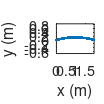

Here is the MATLAB script that generated this plot:
%% Example of Matlab Live Script
% Here, let us illustrate how a live script works. A live script provides for 
% a level of interaction that a regular script does not.
% Equation of projectile motion
% Let us assume that the x-axis is the horizontal ground and the y axis points 
% upwards. We have a projectile, with initial position $(x_{0},y_{0})=(0,0)$ and 
% with initial speed of V and an initial angle (relative to the ground) of $\theta$. 
% The horizontal and vertical position of the projectile are given by (assuming 
% no air resistance)
% 
% $$x(t) = V\cos(\theta)\;t$$
% 
% $$y(t)=V\sin(\theta)\; t -\frac{1}{2}gt^{2}$$
% 
% where g is the gravitational acceleration. Therefore, the trajectory is controlled 
% by the initial speed and the launch angle.
% Interactive plot
% Below, select V (m/s) and $\theta$ (deg)

%define the parameters
V = 6 
theta = 16
g = 9.81;    %gravity in SI units
%solve for final time
tf=2*V*sind(theta)/g;
t=linspace(0,tf,100);
x=V*cosd(theta)*t;
y=V*sind(theta)*t-1/2*g*t.^2;
figure(1)
set(gcf,'PaperPosition',[1,1,1,1])
plot(x,y,'.');
xlabel('x (m)'); ylabel('y (m)'); axis equal;